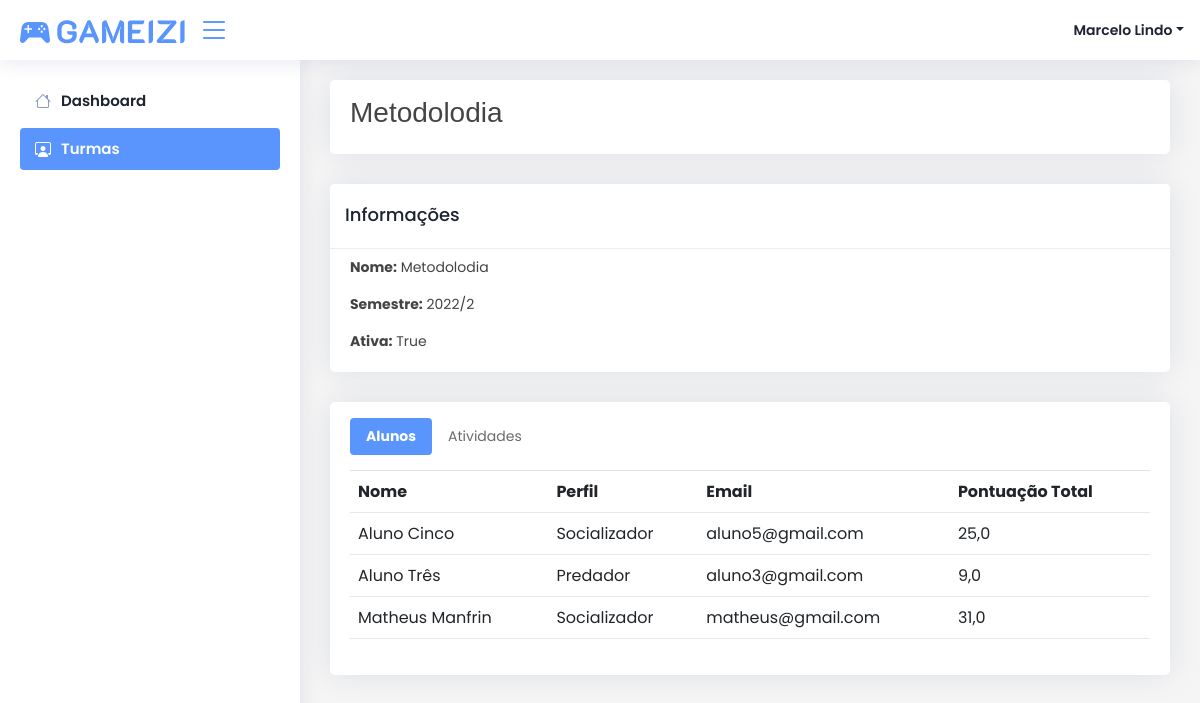
The app's page /turma/13/ (signed in), older data.
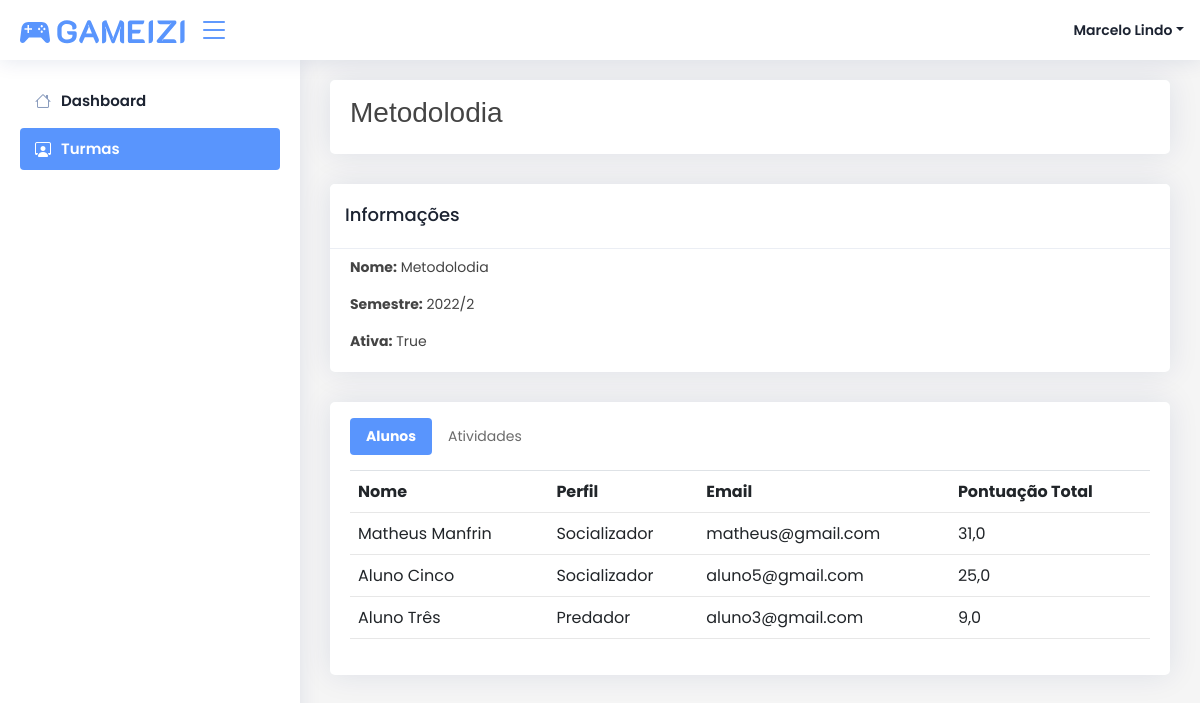
The same page, newer data.
### core/models.py (models this page shows, shortened)
class AlunosTurma(models.Model):
    turma = models.ForeignKey(Turma, on_delete=models.CASCADE)
    aluno = models.ForeignKey(Aluno, on_delete=models.CASCADE)
    pontuacao = models.FloatField('Pontuação', default=0)
    data_criacao = models.DateField("Criado Em", auto_now_add=True)

class Aluno(models.Model):
    usuario = models.ForeignKey(settings.AUTH_USER_MODEL, on_delete=models.CASCADE, null=True, blank=True)
    nome = models.CharField("Nome", max_length=1024, null=False)
    sobrenome = models.CharField("Sobrenome", max_length=1024, null=False)
    pontuacao = models.FloatField("Pontuação", default=0, blank=True, null=True)
    tipo = models.CharField("Tipo", choices=TIPOS_ALUNOS, max_length=1024, default='K', blank=True, null=True)
    confirmado = models.BooleanField('Confirmado', default=False)
    criado_em = models.DateField("Criado Em", auto_now_add=True)
    def obter_perfil(self):
        return rankings[self.tipo]
    def obter_nome_completo(self):
        return self.nome + ' ' + self.sobrenome
    def calcular_pontuacao_total(self, turma):
        try:
            atividades = AlunosAtividade.objects.filter(aluno=self, atividade__turma=turma)
            total = 0
            for atividade in atividades:
                total += atividade.nota
            aluno_turma = AlunosTurma.objects.get(aluno=self, turma=turma)
            aluno_turma.pontuacao = float(total)
            aluno_turma.save()
            return float(total)
        except:
            return 0

class Turma(models.Model):
    nome = models.CharField('Nome', max_length=1024)
    criado_em = models.DateField("Criado Em", auto_now_add=True)
    ativa = models.BooleanField('Ativa', default=True)
    semestre = models.CharField("Semestre", max_length=1024)
    hash_convite = models.CharField('Hash Convite', max_length=1024, blank=True, null=True)
    def __str__(self):
        return self.nome

class AlunosAtividade(models.Model):
    atividade = models.ForeignKey(Atividade, on_delete=models.CASCADE)
    aluno = models.ForeignKey(Aluno, on_delete=models.CASCADE)
    nota = models.FloatField('Nota', default=0)

### core/views.py (the view)
# urls.py: path('turma/<int:pk>/', views.detalhe_turma, name='detalhe_turma'),
@login_required(login_url='/login')
def detalhe_turma(request, pk):
    try:
        aluno = Aluno.objects.get(usuario=request.user)
        if not aluno.confirmado:
            if request.GET.get('next'):
                return redirect(reverse('core:questionario') + '?next=' + request.GET.get('next'))
            return redirect('core:questionario')
    except:
        pass
    turma = Turma.objects.get(id=pk)
    alunos = AlunosTurma.objects.filter(turma=turma).order_by('aluno__nome')
    data = {
        'pagina': 'Minhas Turmas',
        'turma': turma,
        'alunos_turma': alunos,
        'alunos_ranking': alunos.order_by('-pontuacao'),
        'professores': ProfessoresTurma.objects.filter(turma=turma),
        'atividades': Atividade.objects.filter(turma=turma)
    }
    return render(request, 'core/turmas/detalhe.html', data)

### core/templatetags/filtros.py (called while the page is built)
@register.filter(name='obter_aluno_atividade')
def obter_aluno_atividade(atividade, aluno):
    try:
        aluno_atividade = AlunosAtividade.objects.get(atividade=atividade, aluno=aluno)
        return aluno_atividade
    except Exception as e:
        print(e)
        return None

@register.filter(name='obter_ranking_aluno')
def obter_ranking_aluno(usuario):
    try:
        aluno = Aluno.objects.get(usuario=usuario)
        return rankings[aluno.tipo]
    except:
        return 'Professor'

@register.filter(name='calcular_pontuacao_total')
def calcular_pontuacao_total(aluno, turma):
    return aluno.calcular_pontuacao_total(turma)

### core/templates/core/turmas/detalhe.html (shortened to what this page needs)
{% extends 'core/base.html' %}
{% load filtros %}
{% block pagina %}
{{ turma }}
{% endblock pagina %}
{% block conteudo %}
<div class="row">
    <div class="col-12">
        <div class="card p-0 mt-0">
            <div class="card-header py-0">
                <h5 class="card-title">Informações</h5>
            </div>
            <div class="card-body pt-2">
                <div class="row">
                    <div class="col-12">
                        <p class="card-text">
                            <strong>Nome:</strong> {{ turma.nome }}
                        </p>
                        <p class="card-text">
                            <strong>Semestre:</strong> {{ turma.semestre }}
                        </p>
                        <p class="card-text">
                            <strong>Ativa:</strong> {{ turma.ativa }}
                        </p>
                    </div>
                </div>
            </div>
        </div>
    </div>
    <div class="col-12">
        <div class="card mt-0">
            <div class="card-body pt-3">
                <ul class="nav nav-tabs pb-3" id="myTab" role="tablist">
                    <li class="nav-item" role="presentation">
                      <button class="nav-link active" id="alunos-tab" data-bs-toggle="tab" data-bs-target="#alunos" type="button" role="tab" aria-controls="alunos" aria-selected="true">Alunos</button>
                    </li>
                    <li class="nav-item" role="presentation">
                      <button class="nav-link" id="atividades-tab" data-bs-toggle="tab" data-bs-target="#atividades" type="button" role="tab" aria-controls="atividades" aria-selected="false">Atividades</button>
                    </li>
                </ul>
                <div class="tab-content" id="myTabContent">
                    <div class="tab-pane fade show active" id="alunos" role="tabpanel" aria-labelledby="alunos-tab">
                        {% if alunos_turma %}
                        <div class="row">
                            <div class="col-12">
                                <table class="table" id="alunos-table">
                                    <div class="thead">
                                        <th>Nome</th>
                                        <th>Perfil</th>
                                        <th>Email</th>
                                        <th>Pontuação Total</th>
                                    </div>
                                    <div class="tbody">
                                        {% for aluno_turma in alunos_ranking %}
                                        <tr>
                                            <td>{{ aluno_turma.aluno.obter_nome_completo }}</td>
                                            <td>{{ aluno_turma.aluno.obter_perfil }}</td>
                                            <td>{{ aluno_turma.aluno.usuario.email }}</td>
                                            <td>{{ aluno_turma.aluno|calcular_pontuacao_total:aluno_turma.turma }}</td>
                                        </tr>
                                        {% endfor %}
                                    </div>
                                </table>
                            </div>
                        </div>
                        {% else %}
                        <div class="row">
                            <div class="col-12 text-center pt-3">
                                <p>Não há alunos nesta turma. <a turma-id="{{ turma.id }}" href="#" class="text-primary btn-gerar-link">Gere o Link</a> para convidar.
                            </div>
                        </div>
                        {% endif %}
                    </div>
                </div>
            </div>
        </div>
    </div>
</div>
{% endblock conteudo %}

Row changes from the older to the newer data that the page shows:
changed AlunosTurma "Matheus Manfrin": moves up the list
